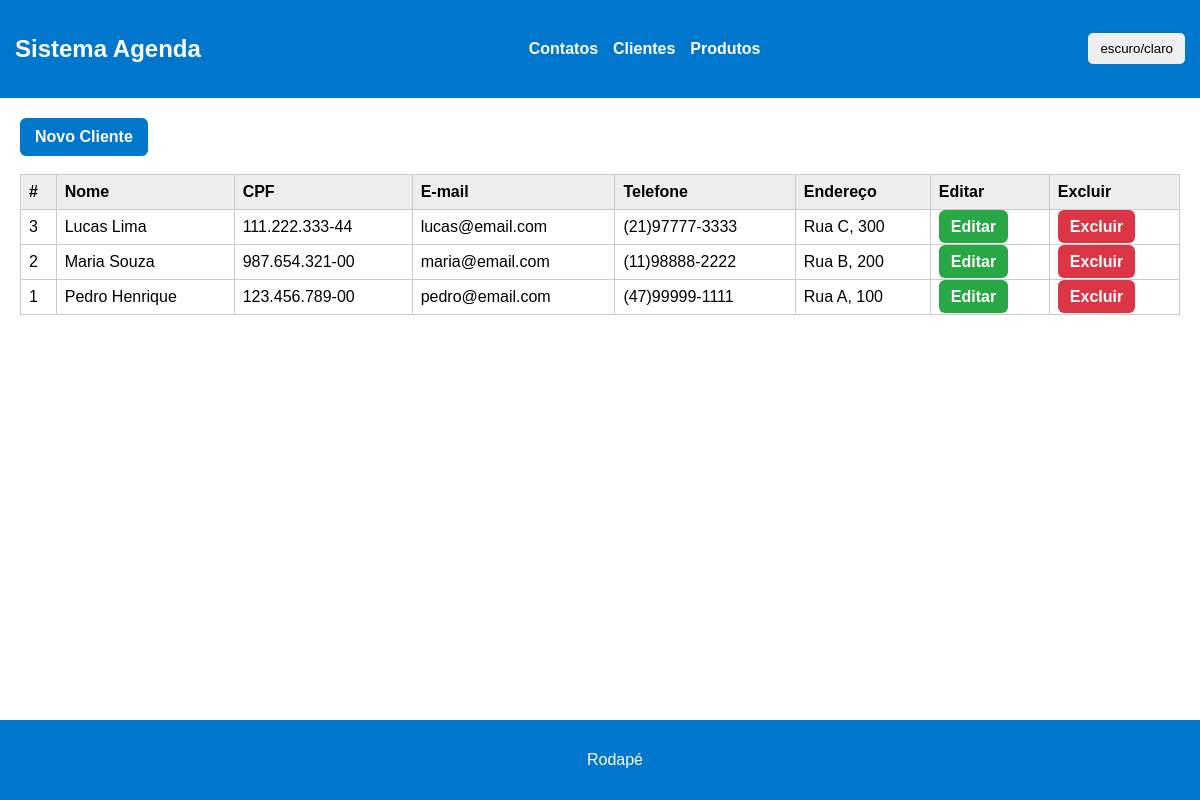
The page /clientes.php on the database its author committed.
### tables this page shows
CREATE TABLE clientes (
    id INT AUTO_INCREMENT PRIMARY KEY,
    nome VARCHAR(100),
    cpf VARCHAR(14) UNIQUE,
    email VARCHAR(100),
    telefone VARCHAR(14),
    endereco VARCHAR(255),
    created_at TIMESTAMP DEFAULT CURRENT_TIMESTAMP
);

### funcoes_clientes.php (the view, shortened to what this page needs)
<?php
function obterClientes(PDO $pdo): array {
    $stmt = $pdo->query(
        "SELECT * FROM clientes ORDER BY nome"
    );
    return $stmt->fetchAll();
}
function exibirTabelaClientes(array $clientes): void {
    echo "<table>";
    echo "
    <thead>
        <tr>
            <th>#</th>
            <th>Nome</th>
            <th>CPF</th>
            <th>E-mail</th>
            <th>Telefone</th>
            <th>Endereço</th>
            <th>Editar</th>
            <th>Excluir</th>
        </tr>
    </thead>
    ";
    echo "<tbody>";
    foreach ($clientes as $cliente) {
        $id = htmlspecialchars($cliente['id']);
        $nome = htmlspecialchars($cliente['nome']);
        $cpf = htmlspecialchars($cliente['cpf']);
        $email = htmlspecialchars($cliente['email']);
        $telefone = htmlspecialchars($cliente['telefone']);
        $endereco = htmlspecialchars($cliente['endereco']);
        echo "
        <tr>
            <td>{$id}</td>
            <td>{$nome}</td>
            <td>{$cpf}</td>
            <td>{$email}</td>
            <td>{$telefone}</td>
            <td>{$endereco}</td>
            <td>
                <a class='btn-editar'
                   href='editar_cliente.php?id={$id}'>
                   Editar
                </a>
            </td>
            <td>
                <a class='btn-excluir'
                   href='excluir_cliente.php?id={$id}'>
                   Excluir
                </a>
            </td>
        </tr>
        ";
    }
    echo "</tbody>";
    echo "</table>";
}

### views/cabecalho.php (style rules this page uses)
body { font-family: Arial, sans-serif; margin: 0; background-color: white; color: black; transition: 0.3s; }
table { border-collapse: collapse; width: 100%; background-color: white; }
th, td { border: 1px solid #ccc; padding: 8px; text-align: left; }
th { background-color: #eee; }
.btn-editar, .btn-excluir { padding: 8px 12px; border-radius: 6px; text-decoration: none; color: white; font-weight: bold; transition: 0.3s; }
.btn-editar { background-color: #28a745; }
.btn-excluir { background-color: #dc3545; }

### rows shown on the page
clientes: id "3", nome "Lucas Lima", cpf "111.222.333-44", email "lucas@email.com", telefone "(21)97777-3333", endereco "Rua C, 300"
clientes: id "2", nome "Maria Souza", cpf "987.654.321-00", email "maria@email.com", telefone "(11)98888-2222", endereco "Rua B, 200"
clientes: id "1", nome "Pedro Henrique", cpf "123.456.789-00", email "pedro@email.com", telefone "(47)99999-1111", endereco "Rua A, 100"
